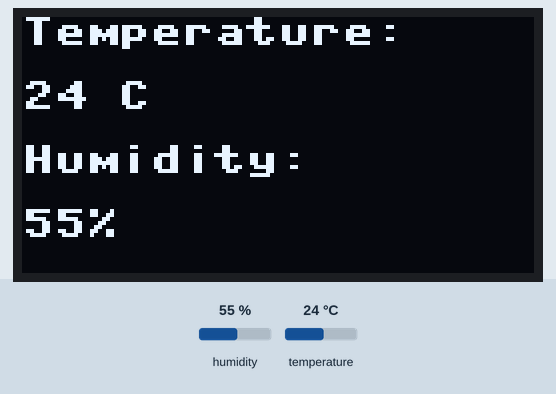
The program below on a simulated MicroPython board. Parts: 128×64 one-colour display. Inputs (shaded band) come from the test bench; at power-on: humidity 55 %, temperature 24 °C. Library files of the repository ran but are not shown: ssd1306.py.

Above: at 0.1 s.

The program:

main.py
```python
import oled_and_temp
import time

def start():
    # config = get_network()
    # start_oled(wifi_data=config, temp_humi_data=None)
    oled = oled_and_temp.init_oled()
    while True:
        tm = oled_and_temp.get_temp_humi()
        oled_and_temp.display(oled, wifi_data=None, temp_humi_data=tm)
        time.sleep(300)
```

oled_and_temp.py
```python
# oled屏幕显示温湿度
import dht
import network
from machine import I2C
from machine import Pin

from ssd1306 import SSD1306_I2C


def get_temp_humi():
    d = dht.DHT11(Pin(5))
    d.measure()
    temp = d.temperature()  # eg. 23 (閹虹煰)
    humi = d.humidity()  # eg. 41 (% RH)
    return {'temp': temp, 'humi': humi}


def get_network():
    ssid = 'louis_n'
    passwd = '19831226lc'
    wlan = network.WLAN(network.STA_IF)
    wlan.active(True)
    wlan.disconnect()
    wlan.connect(ssid, passwd)
    while not wlan.isconnected():
        time.sleep(1)
    ip, mask, gateway, dns = wlan.ifconfig()
    config = {'ip': ip, 'mask': mask, 'gw': gateway, 'dns': dns}
    return config


def show_wifi_text(config, oled):
    oled.text('IP adress:', 0, 0)
    oled.text(config['ip'], 0, 16)
    oled.text('Gate way:', 0, 32)
    oled.text(config['gw'], 0, 48)


def show_temp_humi_text(temp_humi, oled):
    oled.text('Temperature:', 0, 0)
    oled.text(str(temp_humi['temp']) + ' C', 0, 16)
    oled.text('Humidity:', 0, 32)
    oled.text(str(temp_humi['humi']) + '%', 0, 48)


def init_oled():
    i2c = I2C(scl=Pin(14), sda=Pin(2))
    oled = SSD1306_I2C(128, 64, i2c)
    return oled


def display(oled, wifi_data, temp_humi_data):
    oled.fill(0x00)
    if wifi_data:
        show_wifi_text(wifi_data, oled)
    elif temp_humi_data:
        show_temp_humi_text(temp_humi_data, oled)
    oled.show()
```
